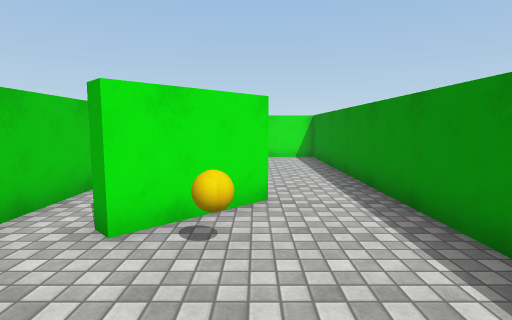
view 1 (above)

16 first-person views from a walk through a 3-D level made in the Unity game engine. The camera is 1.4 m above the floor, tilts 6° down and sees 80° across. The floor is counted in squares, 1 m on a side. Each view is taken from the middle of a square. On the plan, view 1 faces up. The plan holds only what a view shows up to about 14 squares ahead; the rest is blank. The player character is not drawn. Surface patterns are stand-ins for the level's own textures.

view 2
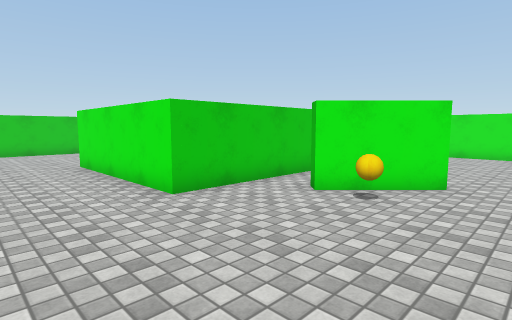

view 3
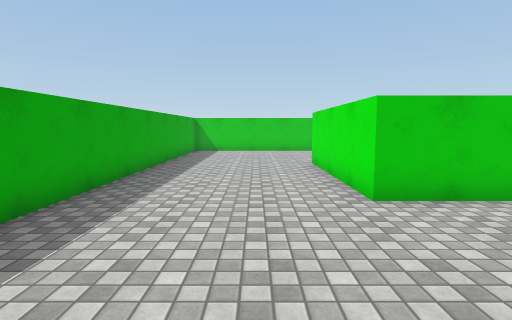

view 4
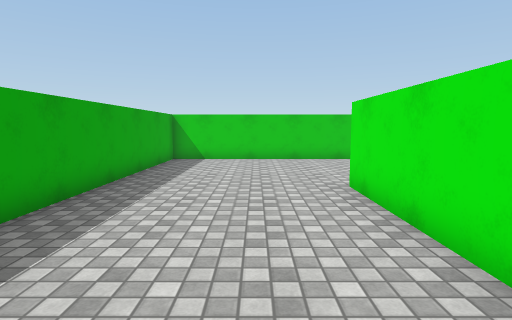

view 5
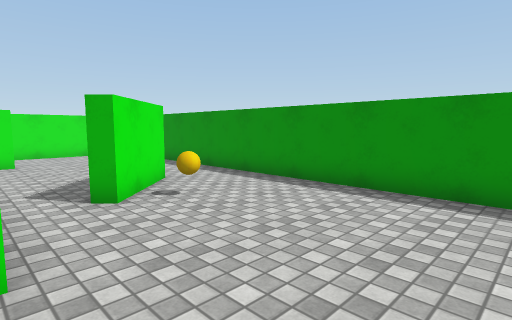

view 6
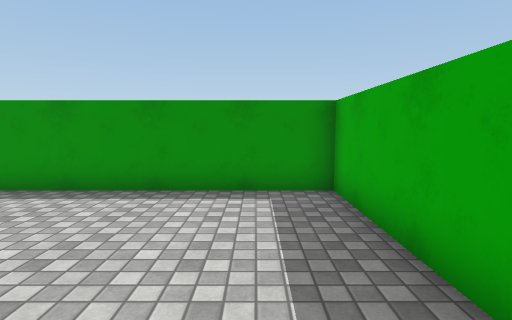

view 7
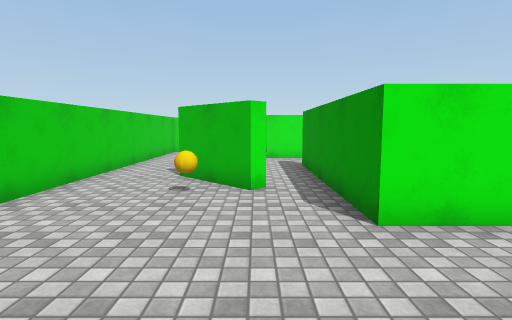

view 8
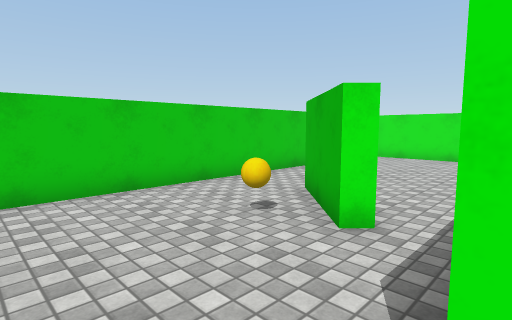

view 9
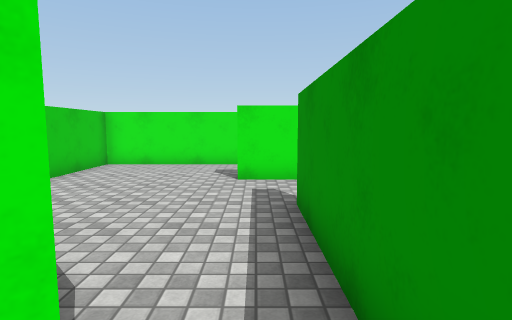

view 10
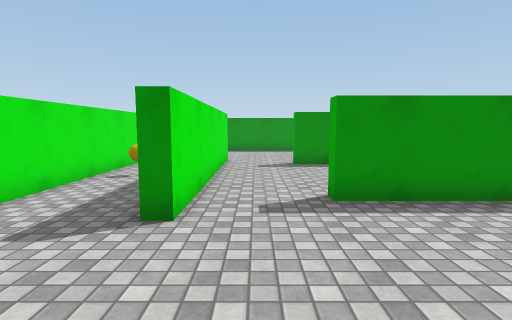

view 11
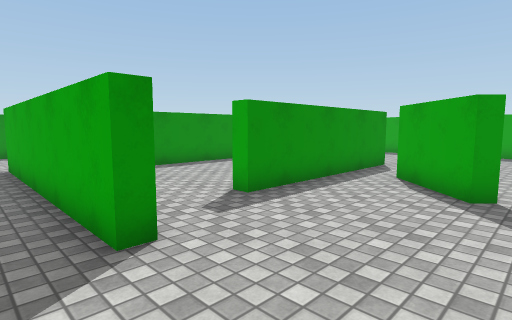

view 12
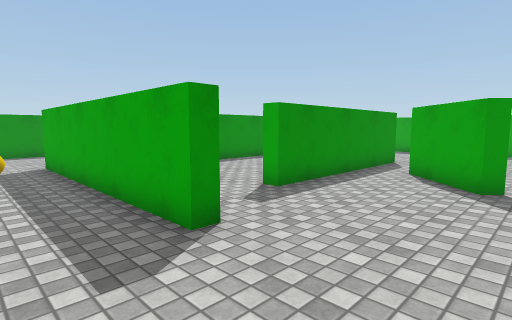

view 13
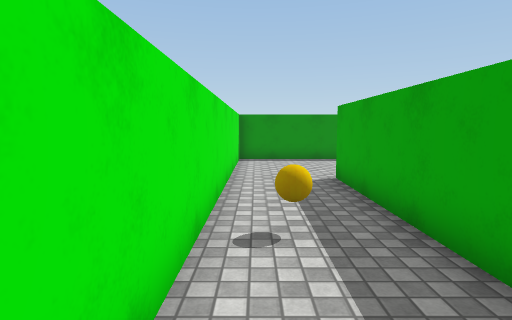

view 14
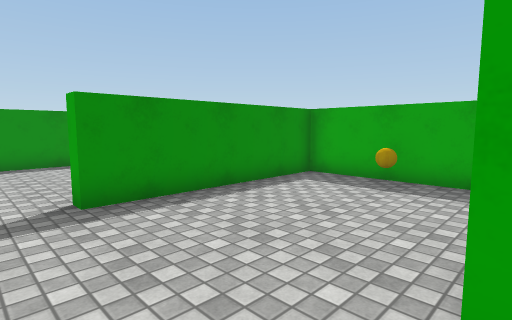

view 15
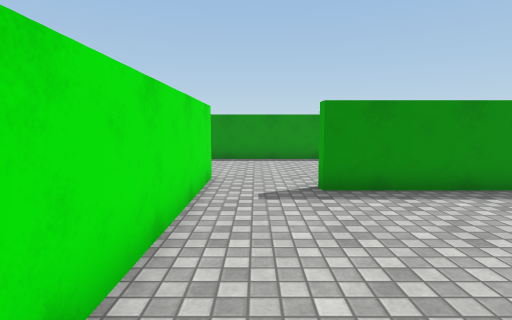

view 16
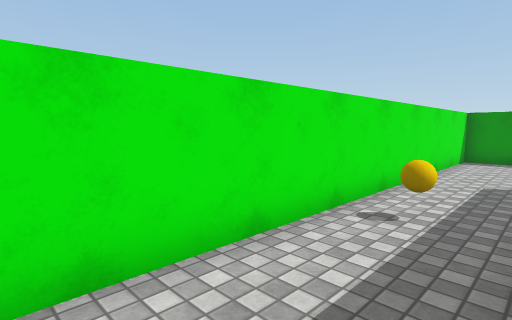

### Floor plan
Points are (right, up) in squares from view 1. A wall is a line through its corners. A room is listed if a view was taken in it or the views show most of it. See-through windows are left out.
Room 1 (views 1, 2, 3, 4, 5, 6, 7, 8, 9)
walls: (-3.7, 3.5) (-3.7, 1.3) (-10.2, 1.3) (-10.2, 3.5); (-11.8, 4.1) (-12.1, 3.8) (-14.2, 5.9); (0.2, 5.9) (-1.9, 3.8) (-2.3, 4.2); (-16.7, 4.5) (-16.7, -4.7) (2.8, -4.7) (2.8, 4.5)
ways out: opening at (-15.5, 5.5) to room 2; opening at (-11, 4) to room 2; opening at (-3, 4) to room 3; opening at (1.5, 5.5) to room 3
objects: ball (-14, 3); ball (-1, 3)
Room 2 (views 10, 11, 12, 13, 14, 15, 16)
walls: (-9.5, 11.2) (-11.5, 11.2) (-11.5, 11.7) (-2.5, 11.7); (-14.2, 5.9) (-13.9, 6.2) (-11.8, 4.1); (-10.2, 3.5) (-10.2, 8.5) (-9.8, 8.5); (-1.5, 14.7) (-16.7, 14.7) (-16.7, 4.5)
ways out: opening at (-15.5, 5.5) to room 1; opening at (-11, 4) to room 1; opening at (-2.5, 13.5) to room 3; opening at (-10, 9.5) to room 4
objects: ball (-7, 13)
Room 3 (no view inside)
walls: (-2.4, 11.2) (-4.6, 11.2); (-4.3, 8.5) (-3.8, 8.5); (-3.7, 7) (-3.7, 3.5); (2.8, 4.5) (2.8, 14.7) (-1.5, 14.7)
ways out: opening at (-3, 4) to room 1; opening at (1.5, 5.5) to room 1; opening at (-2.5, 13.5) to room 2; opening at (-4, 9.5) to room 4
Room 4 (no view inside)
walls: (-4.6, 11.2) (-9.5, 11.2); (-8.8, 1.7) (-4.3, 1.7) (-4.3, 8.5)
ways out: opening at (-10, 9.5) to room 2; opening at (-4, 9.5) to room 3

Positions as (right, up) in squares from view 1, and headings:
1: (0, 0), facing up
2: (2, -2), facing up-left
3: (2, -1), facing left
4: (-3, -1), facing left
5: (-4, -2), facing up-right
6: (-4, -3), facing right
7: (-12, -3), facing up
8: (-10, 0), facing up-left
9: (-11, 3), facing up
10: (-16, 10), facing right
11: (-15, 13), facing down-right
12: (-15, 14), facing down-right
13: (-11, 14), facing right
14: (-10, 10), facing down-right
15: (-11, 10), facing right
16: (-12, 12), facing up-right
